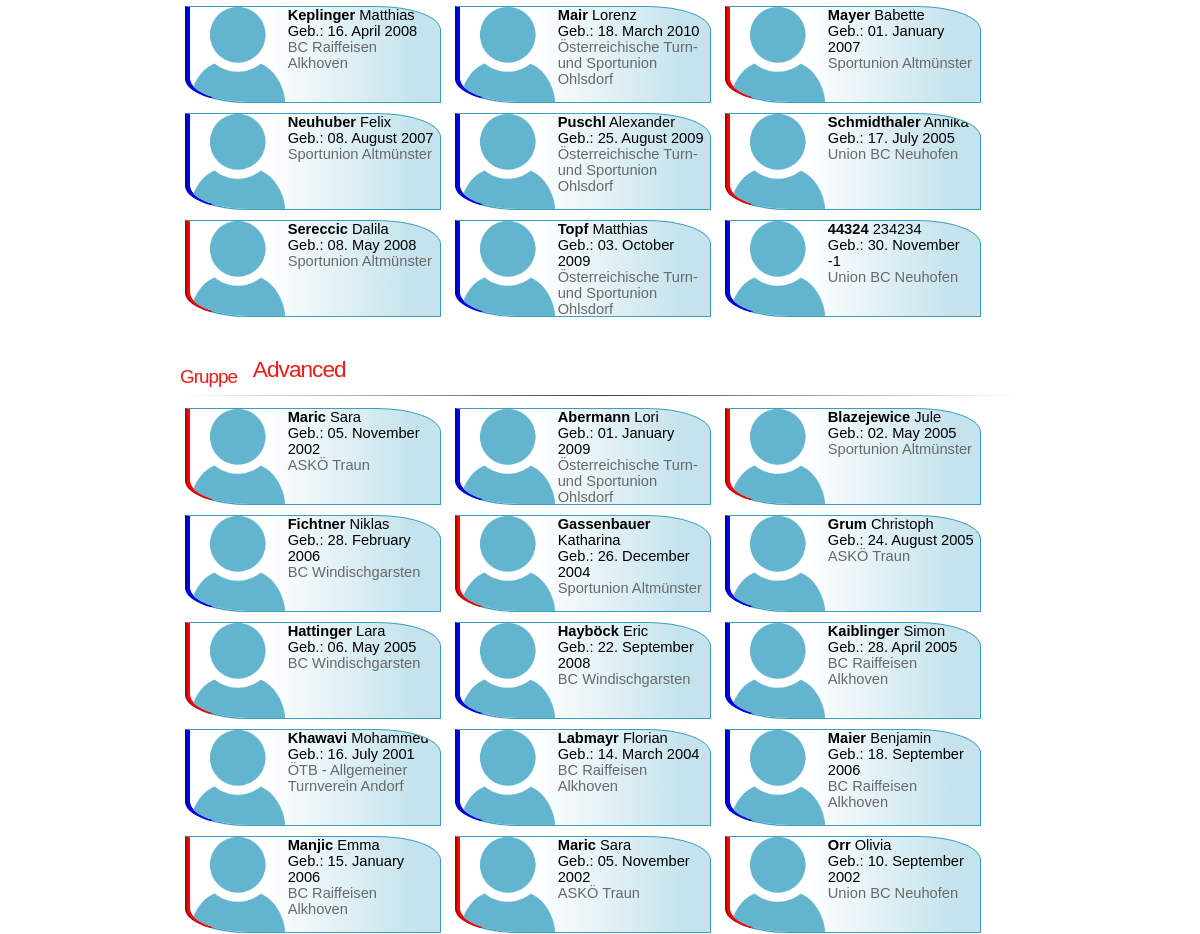
/trainingsgruppen.php (middle part), run on an earlier commit of the app's database.
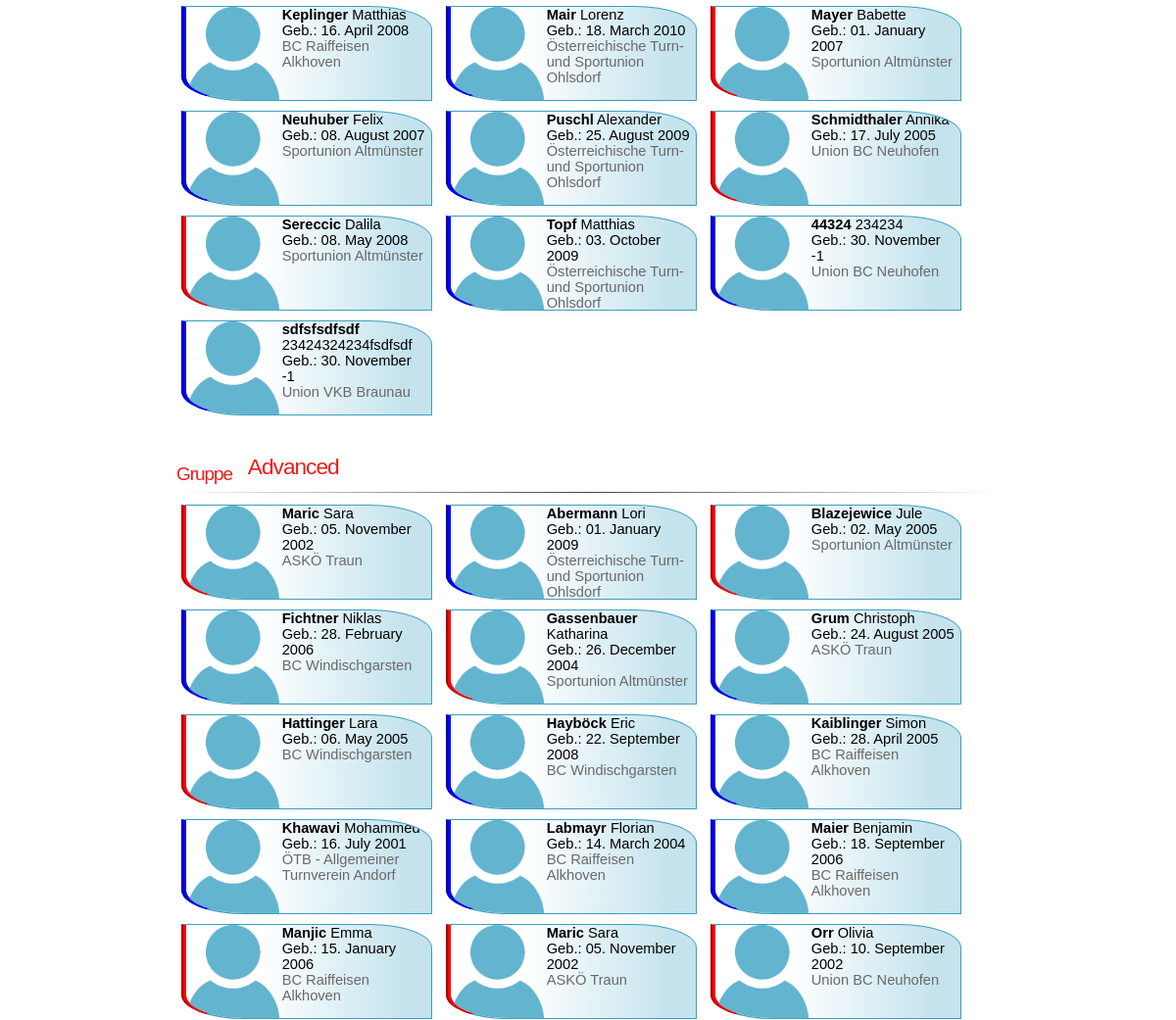
And on a later commit of the database.
### tables this page shows
CREATE TABLE `members_trainingsgruppen` (
  `id` int(11) NOT NULL AUTO_INCREMENT,
  `tgID` int(11) NOT NULL,
  `memberID` varchar(15) NOT NULL,
  `rank` int(11) NOT NULL,
  PRIMARY KEY (`id`)
);

CREATE TABLE `members` (
  `id` varchar(20) NOT NULL,
  `clubID` int(11) NOT NULL,
  `playerID` varchar(20) NOT NULL,
  `gender` varchar(2) NOT NULL,
  `firstname` varchar(100) NOT NULL,
  `lastname` varchar(100) NOT NULL,
  `birthdate` date NOT NULL,
  `mobileNr` varchar(30) NOT NULL,
  `email` varchar(50) NOT NULL,
  `image` varchar(255) NOT NULL,
  `active` tinyint(1) NOT NULL DEFAULT '1',
  PRIMARY KEY (`id`),
  UNIQUE KEY `playerID` (`playerID`)
);

CREATE TABLE `trainingsgruppen` (
  `id` int(11) NOT NULL AUTO_INCREMENT,
  `trainingsgruppe` varchar(255) NOT NULL,
  `tgURL` varchar(255) NOT NULL,
  `showLastEdit` tinyint(1) NOT NULL,
  `lastEdit` date NOT NULL,
  PRIMARY KEY (`id`)
);

### data/mysql.lib.php (called while the page is built, shortened)
<?php
class MySQL
{
    private static $sqlConnectionLink;
    public static function SetSQLLink($link)
    {
        self::$sqlConnectionLink = $link;
    }
    private static function GetParamTypeList($paramTypeList,$paramAmt)
    {
        if(substr($paramTypeList,0,1) == "@")
        {
            $broadcastType = str_replace("@","",$paramTypeList);
            $mySQLParamTypes = '';
            for($i=0;$i<$paramAmt;$i++) $mySQLParamTypes .= $broadcastType;
        }
        else
        {
            if($paramAmt == strlen($paramTypeList) OR ($paramTypeList == "" AND $paramAmt == -1)) $mySQLParamTypes = $paramTypeList;
            else die("<b>Not enought parameters provided!</b> <br> <b>Provided: </b> ".strlen($paramTypeList)." <br><b>Required:</b> $paramAmt");
        }
        return $mySQLParamTypes;
    }
    public static function Scalar($sqlStatement,$parameterTypes="", &...$sqlParameters)
    {
        $parameterAmount = func_num_args() - 2;
        $parameterTypeList = self::GetParamTypeList($parameterTypes,$parameterAmount);
        $stmt = self::$sqlConnectionLink->prepare($sqlStatement);
        if($parameterTypes != "") call_user_func_array(array($stmt, "bind_param"), array_merge(array($parameterTypeList), $sqlParameters));
        $stmt->execute();
        $result = $stmt->get_result();
        $value = $result->fetch_array();
        return $value[0];
    }
    public static function Cluster($sqlStatement,$parameterTypes="", &...$sqlParameters)
    {
        $rowArray = array();
        $parameterAmount = func_num_args() - 2;
        $parameterTypeList = self::GetParamTypeList($parameterTypes,$parameterAmount);
        $stmt = self::$sqlConnectionLink->prepare($sqlStatement);
        if($parameterTypes != "") call_user_func_array(array($stmt, "bind_param"), array_merge(array($parameterTypeList), $sqlParameters));
        $stmt->execute();
        $result = $stmt->get_result();
        while($row = $result->fetch_assoc()) array_push($rowArray,$row);
        return $rowArray;
    }
}
?>

### trainingsgruppen.php (the view, shortened to what this page needs)
<?php
    require("header.php");
    if(isset($_GET['eintragen']) AND CheckRank() == "administrative" AND CheckPermission("AddNWTG"))
    {
        echo '<h3>Spieler zu Gruppe "'.MySQL::Scalar("SELECT trainingsgruppe FROM trainingsgruppen WHERE tgURL = ?",'s',$_GET['eintragen']).'" hinzuf&uuml;gen</h3>';
        $tgID = MySQL::Scalar("SELECT id FROM trainingsgruppen WHERE tgURL = ?",'s',$_GET['eintragen']);
        echo ' <iframe src="/memberAddFrame?assignUser=tg&tgID='.$tgID.'" frameborder="0" style="width: 100%; height: 400px;"></iframe>';
    }
    else
    {
        $trainingsgruppen = MySQL::Cluster("SELECT * FROM trainingsgruppen");
        foreach($trainingsgruppen as $tg)
        {
            echo '<h3><sub>Gruppe</sub>&nbsp;&nbsp;&nbsp;'.$tg['trainingsgruppe'].' '.($tg['showLastEdit'] == 1 ? ('(Stand: '.date_format(date_create($tg['lastEdit']),"d.m.Y").')') : '').' <sub>'.(CheckPermission("EditNWTG") ? EditButton("/trainingsgruppen/gruppe-bearbeiten/".$tg['id'],true) : '').' '.(CheckPermission("DeleteNWTG") ? DeleteButton("NWTG","trainingsgruppen",$tg['id'],true) : '').'</sub></h3><hr>';
            $tgData = MySQL::Cluster("SELECT *,members_trainingsgruppen.id AS mbID FROM members_trainingsgruppen INNER JOIN members ON members_trainingsgruppen.memberID = members.id WHERE members_trainingsgruppen.tgID = ?",'i',$tg['id']);
            foreach($tgData as $memberData)
            {
                echo '
                    <div class="nwkaderCard" style="border-left: 5px groove '.(($memberData['gender']=='M') ? 'blue' : (($memberData['gender']=='F') ? 'red' : 'black')).'">
                        <img src="'.(($memberData['image']!="") ? ('/content/members/'.$memberData['image']) : '/content/user.png' ).'" alt="" />
                        <div>
                            <b>'.$memberData['lastname'].'</b> '.$memberData['firstname'].'<br>
                            Geb.: '.str_replace('ä','&auml;',strftime("%d. %B %Y",strtotime($memberData['birthdate']))).'<br>
                            <span style="color: #696969">'.MySQL::Scalar("SELECT CONCAT_WS(' ',verein,ort) FROM vereine WHERE kennzahl = ?",'s',$memberData['clubID']).'</span>
                        </div>
                        <div style="position: absolute; bottom: 0px; right: 0px; height: 20px;">
                        ';
                        echo '
                        </div>
                    </div>
                ';
            }
            echo '<br><br><br>';
        }
    }
    include("footer.php");
?>

### header.php (shortened to what this page needs)
<?php
    echo '<!DOCTYPE html>
        <html>
            <head>
                <meta charset="utf-8">
                <title>O&Ouml;. Badmintonverband</title>
                ';
                require("headerlinks.php");
                echo '
            </head>
            <body id="mainPage">
                ';
                                echo '
                            if (window.scrollY > '.(isset($_SESSION['userID']) ? '130' : '150').') document.getElementById("staticNavBar").style.display = "block";
                            if (window.scrollY > '.(isset($_SESSION['userID']) ? '80' : '100').') document.getElementById("staticNavBar").style.display = "block";
                            if (window.scrollY > '.(isset($_SESSION['userID']) ? '60' : '80').') document.getElementById("staticNavBar").style.display = "block";
                <nav style="position: fixed; top: '.(isset($_SESSION['userID']) ? '20' : '0').'px; width: 100%; height: 38px; display: none;" id="staticNavBar">
                    <div class="dropdown_menu_container">
                        <div id="cssmenu">
                            <ul>
                                ';
                                echo '
                            </ul>
                            <div class="searchbar_container">
                                <form action="/suche" method="post" accept-charset="utf-8" enctype="multipart/form-data">
                                    <input class="searchbar" name="searchVal" type="search" placeholder="Suchen...">
                                </form>
                            </div>
                            <div class="mobile_searchtrigger_container">
                                <a href="#searchpop" onclick="bgenScroll();"><button class="searchbar_trigger"><center><img src="/content/search.png" style="height:22px;" alt="" /></center></button></a>
                            </div>
                        </div>
                        <div class="mobile_searchbar_container" id="searchpop">
                            <form action="/suche" method="post" accept-charset="utf-8" enctype="multipart/form-data">
                                <div style="vertical-align:top; display:block;"><input name="searchVal" type="search" class="mobile_searchbar"/><a href="#"><img src="/content/cross.png" style="height:18px;margin-bottom:-3px;margin-left: 8px;" alt="" /></a></div>
                            </form>
                        </div>
                    </div>
                </nav>
                <main>
    ';
?>

### headerlinks.php (shortened to what this page needs)
<?php
    $revision = 8511;
    echo '
            <link rel="stylesheet" type="text/css" href="/css/style.css?'.$revision.'">
            <link rel="stylesheet" type="text/css" href="/css/layout_modern.css?'.$revision.'">
            <link rel="stylesheet" type="text/css" href="/css/menu.css?'.$revision.'">
            <link rel="stylesheet" type="text/css" href="/css/slide.css?'.$revision.'" />
            <script src="/js/sourceRev005.js?'.$revision.'"></script>
            <link rel="stylesheet" href="https://use.fontawesome.com/releases/v5.6.3/css/all.css">
            <link rel="stylesheet" href="https://cdnjs.cloudflare.com/ajax/libs/font-awesome/4.7.0/css/font-awesome.min.css">
            <link rel="stylesheet" href="/css/froala/froala_editor.css">
            <link rel="stylesheet" href="/css/froala/froala_style.css">
            <link rel="stylesheet" href="/css/froala/plugins/colors.css">
            <link rel="stylesheet" href="/css/froala/plugins/emoticons.css">
            <link rel="stylesheet" href="/css/froala/plugins/image_manager.css">
            <link rel="stylesheet" href="/css/froala/plugins/image.css">
            <link rel="stylesheet" href="/css/froala/plugins/line_breaker.css">
            <link rel="stylesheet" href="/css/froala/plugins/table.css">
            <link rel="stylesheet" href="/css/froala/plugins/char_counter.css">
            <link rel="stylesheet" href="/css/froala/plugins/video.css">
            <link rel="stylesheet" href="/css/froala/plugins/fullscreen.css">
            <link rel="stylesheet" href="/css/froala/plugins/file.css">
            <link rel="stylesheet" href="/css/froala/plugins/quick_insert.css">
            <link rel="stylesheet" href="https://cdnjs.cloudflare.com/ajax/libs/codemirror/5.3.0/codemirror.min.css">
    ';
?>

### footer.php (shortened to what this page needs)
<?php
    require("data/mysql_connect.php");
     echo '
            </main>
            <footer>
                <script>
                    $(window).on("scroll load resize", function() {
                    	var scrollHeight = $(document).height();
                    	var scrollPosition = $(window).height() + $(window).scrollTop();
                    	if ((scrollHeight - scrollPosition) / scrollHeight === 0) {
                    	    document.getElementById("sponsorSlide").style.opacity = 1;
                    	}
                        else document.getElementById("sponsorSlide").style.opacity = 0;
                    });
                    window.setInterval(function(){
                      UpdateSponsors();
                    }, 5000);
                    function UpdateSponsors()
                    {
                        var sponsors_img = [
                            ';
                            $i=0;
                            $strSQL = "SELECT * FROM sponsors";
                            $rs=mysqli_query($link,$strSQL);
                            while($row=mysqli_fetch_assoc($rs))
                            {
                                if($i++ == 0) echo '"'.$row['image'].'"';
                                else echo ',"'.$row['image'].'"';
                            }
                            echo '
                        ];
                        var sponsors_link = [
                            ';
                            $i=0;
                            $strSQL = "SELECT * FROM sponsors";
                            $rs=mysqli_query($link,$strSQL);
                            while($row=mysqli_fetch_assoc($rs))
                            {
                                if($i++ == 0) echo '"'.$row['link'].'"';
                                else echo ',"'.$row['link'].'"';
                            }
                            echo '
                        ];
                        var imgId1, imgId2, imgId3;
                        imgId1 = Math.floor(Math.random()*sponsors_img.length);
                        do { imgId2 = Math.floor(Math.random()*sponsors_img.length); }
                        while(imgId1 == imgId2);
                        do { imgId3 = Math.floor(Math.random()*sponsors_img.length); }
                        while(imgId1 == imgId3 || imgId2 == imgId3);
                        document.getElementById("sponsorImg1").src="/content/sponsors/" + sponsors_img[imgId1];
                        document.getElementById("sponsorImg2").src="/content/sponsors/" + sponsors_img[imgId2];
                        document.getElementById("sponsorImg3").src="/content/sponsors/" + sponsors_img[imgId3];
                        document.getElementById("sponsorLink1").href = sponsors_link[imgId1];
                        document.getElementById("sponsorLink2").href = sponsors_link[imgId2];
                        document.getElementById("sponsorLink3").href = sponsors_link[imgId3];
                    }
                </script>
                Unsere Partner:<br><br>
                <div id="sponsorSlide" class="footer_sponsor_container ease50">
                    ';
                    echo '
                </div>
                <br>
                <br>
                <span style="color: #696969">&copy; Copyright 2018-2019 Tobias Hattinger & Paul Luger</span> | <a href="/impressum">Impressum</a> | <a target="_blank" href="https://development.endix.at/de/projekte/badminton-ooe/support">Fehler melden</a>
            </footer>
        </body>
    ';
?>

What changed in the data, as far as the page shows it:
added members_trainingsgruppen: memberID.lastname "sdfsfsdfsdf", memberID.firstname "23424324234fsdfsdf", memberID.birthdate "30. November -1", clubID "Union VKB Braunau", shown under trainingsgruppen (number 1 of 2 on the later page)
